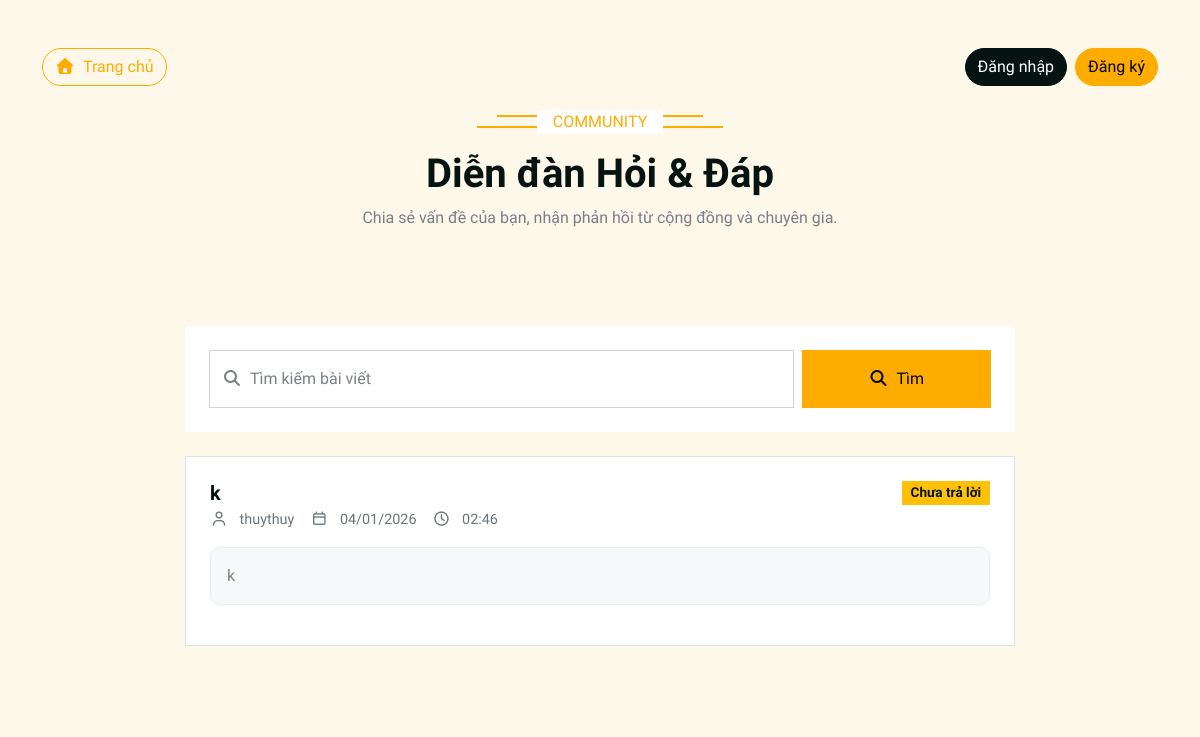
Before: /forum/ with the older database file.
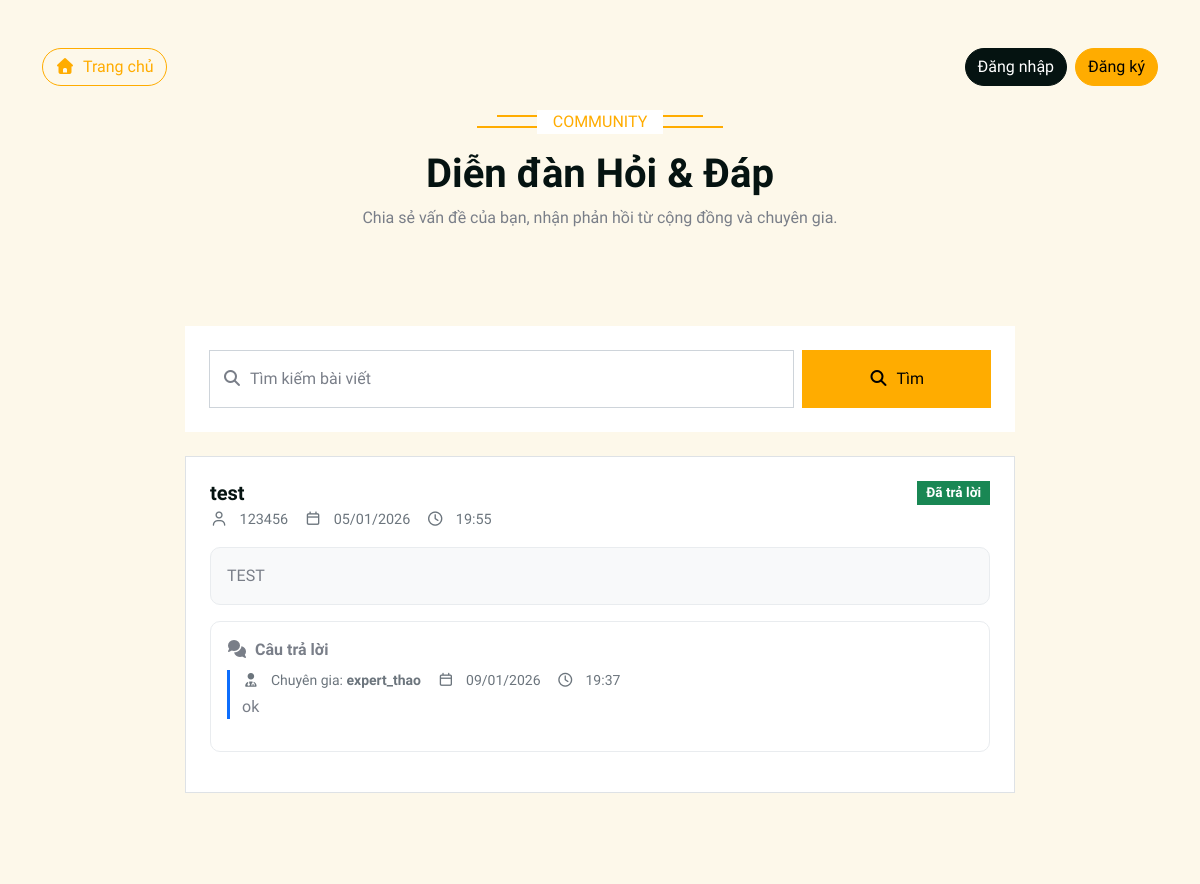
After: the same page with the newer database file.
### models.py (models this page shows)
class Post(Base):
    __tablename__ = "posts"
    id: Mapped[int] = mapped_column(primary_key=True)
    title: Mapped[str] = mapped_column(String)
    content: Mapped[str] = mapped_column(Text)
    user_id: Mapped[int] = mapped_column(ForeignKey("users.id"))
    tag: Mapped[str] = mapped_column(String, default="unanswered")
    created_at: Mapped[DateTime] = mapped_column(DateTime, server_default=func.now())
    author = relationship("User", back_populates="posts")
    answers = relationship("Answer", back_populates="post")

class User(Base):
    __tablename__ = "users"
    id: Mapped[int] = mapped_column(primary_key=True)
    username: Mapped[str] = mapped_column(String, unique=True)
    password: Mapped[str] = mapped_column(String)
    role: Mapped[str] = mapped_column(String, default="student")
    status_tag: Mapped[str | None] = mapped_column(String, nullable=True)
    chat_opt_in: Mapped[bool] = mapped_column(Boolean, default=False)
    last_seen = Column(DateTime, default=func.now())
    is_online = Column(Boolean, default=False)
    posts = relationship("Post", back_populates="author")
    answers = relationship("Answer", back_populates="expert")
    expert_profile = relationship("ExpertProfile",uselist=False,back_populates="user", foreign_keys="ExpertProfile.user_id"
    )
    student_profile = relationship("StudentProfile", uselist=False, back_populates="user")

class Answer(Base):
    __tablename__ = "answers"
    id: Mapped[int] = mapped_column(primary_key=True)
    content: Mapped[str] = mapped_column(Text)
    expert_id: Mapped[int] = mapped_column(ForeignKey("users.id"))
    post_id: Mapped[int] = mapped_column(ForeignKey("posts.id"))
    created_at: Mapped[DateTime] = mapped_column(DateTime, server_default=func.now())
    expert = relationship("User", back_populates="answers")
    post = relationship("Post", back_populates="answers")

### loginforum/forum.py (the view)
@forum.route("/")
def show_forum():
    conn = get_db()
    posts = conn.execute(
        "SELECT posts.*, users.username FROM posts JOIN users ON posts.user_id = users.id ORDER BY created_at DESC"
    ).fetchall()
    posts_with_answers = []
    for post in posts:
        answers = conn.execute(
            "SELECT answers.*, users.username AS expert_username "
            "FROM answers JOIN users ON answers.expert_id = users.id "
            "WHERE post_id=?",
            (post["id"],)
        ).fetchall()
        post_dict = dict(post)
        vn_dt = to_vn_time(post_dict.get("created_at"))
        if vn_dt:
            post_dict["created_date"] = vn_dt.strftime("%d/%m/%Y")
            post_dict["created_time"] = vn_dt.strftime("%H:%M")
        else:
            post_dict["created_date"] = ""
            post_dict["created_time"] = ""
        ans_list = []
        for a in answers:
            a_dict = dict(a)
            vn_a = to_vn_time(a_dict.get("created_at"))
            if vn_a:
                a_dict["created_date"] = vn_a.strftime("%d/%m/%Y")
                a_dict["created_time"] = vn_a.strftime("%H:%M")
            else:
                a_dict["created_date"] = ""
                a_dict["created_time"] = ""
            ans_list.append(a_dict)
        post_dict["answers"] = ans_list
        posts_with_answers.append(post_dict)
    return render_template("forum.html", posts=posts_with_answers)

### db.py (called while the page is built)
def get_db():
    if "db" not in g:
        g.db = sqlite3.connect(
            DATABASE,
            detect_types=sqlite3.PARSE_DECLTYPES,
            timeout=10  # chờ nếu database đang bị lock
        )
        g.db.row_factory = sqlite3.Row
    return g.db

### loginforum/forum.py (called while the page is built)
def to_vn_time(value):
    if value is None:
        return None
    if isinstance(value, str):
        s = value.strip()
        for fmt in ("%Y-%m-%d %H:%M:%S.%f", "%Y-%m-%d %H:%M:%S", "%Y-%m-%dT%H:%M:%S.%f", "%Y-%m-%dT%H:%M:%S"):
            try:
                dt = datetime.strptime(s, fmt)
                break
            except ValueError:
                dt = None
        if dt is None:
            return None
    else:
        dt = value
    if dt.tzinfo is None:
        dt = dt.replace(tzinfo=ZoneInfo("UTC"))
    return dt.astimezone(VN_TZ)

### loginforum/htmltemplates/forum.html (shortened to what the changed rows need)
<!DOCTYPE html>
<html lang="vi">
<head>
    <link href="https://cdnjs.cloudflare.com/ajax/libs/font-awesome/7.0.0/css/all.min.css" rel="stylesheet">
    <link href="https://cdn.jsdelivr.net/npm/bootstrap-icons@1.4.1/font/bootstrap-icons.css" rel="stylesheet">
    <link href="{{ url_for('static', filename='lib/animate/animate.min.css') }}" rel="stylesheet">
    <link href="{{ url_for('static', filename='lib/owlcarousel/assets/owl.carousel.min.css') }}" rel="stylesheet">
    <link href="{{ url_for('static', filename='css/bootstrap.min.css') }}" rel="stylesheet">
    <link href="{{ url_for('static', filename='css/style.css') }}" rel="stylesheet">
</head>
<body class="bg-light">
<div class="container-fluid py-5">
    <div class="container">
        <div class="text-center mx-auto mb-4" style="max-width: 750px;">
            <h1 class="display-6 mb-2">Diễn đàn Hỏi & Đáp</h1>
        </div>
        <div class="row justify-content-center">
            <div class="col-lg-10">
                <div class="bg-light rounded p-4 p-md-5 forum-card">
                    {% if posts %}
                        {% for post in posts %}
                        <div class="p-4 bg-white rounded border mb-3" id="post-{{ post.id if post.id else post['id'] }}">
                            <div class="d-flex flex-wrap align-items-center justify-content-between gap-2 mb-1">
                                <h5 class="mb-0">{{ post.title if post.title else post['title'] }}</h5>
                                {% set tag_value = (post.tag if post.tag else post['tag']) or 'unanswered' %}
                                {% if tag_value == 'answered' %}
                                    <span class="badge bg-success post-badge">Đã trả lời</span>
                                {% else %}
                                    <span class="badge bg-warning text-dark post-badge">Chưa trả lời</span>
                                {% endif %}
                            </div>
                            <div class="post-meta d-flex flex-wrap gap-3 mb-3">
                                <span>
                                    <i class="fa-regular fa-user me-2"></i>
                                    {{ post.username if post.username else post['username'] }}
                                </span>
                                <span>
                                    <i class="fa-regular fa-calendar me-2"></i>
                                    {{ post.created_date if post.created_date else post['created_date'] }}
                                </span>
                                <span>
                                    <i class="fa-regular fa-clock me-2"></i>
                                    {{ post.created_time if post.created_time else post['created_time'] }}
                                </span>
                            </div>
                            <div class="post-body p-3 mb-3">
                                <div class="post-content">{{- (post.content if post.content else post['content'])|trim -}}</div>
                            </div>
                            {% if post.answers and post.answers|length > 0 %}
                                <div class="reply-box p-3 mb-3">
                                    <div class="fw-bold mb-2">
                                        <i class="fa-solid fa-comments me-2"></i>Câu trả lời
                                    </div>
                                    {% for a in post.answers %}
                                    <div class="answer-item mb-3">
                                        <div class="small text-muted mb-1 d-flex flex-wrap gap-3">
                                            <span>
                                                <i class="fa-solid fa-user-doctor me-2"></i>
                                                Chuyên gia:
                                                <b>{{ a.expert_username if a.expert_username else a['expert_username'] }}</b>
                                            </span>
                                            <span>
                                                <i class="fa-regular fa-calendar me-2"></i>
                                                {{ a.created_date if a.created_date else a['created_date'] }}
                                            </span>
                                            <span>
                                                <i class="fa-regular fa-clock me-2"></i>
                                                {{ a.created_time if a.created_time else a['created_time'] }}
                                            </span>
                                        </div>
                                        <div class="post-content">
                                            {{- (a.content if a.content else a['content'])|trim -}}
                                        </div>
                                    </div>
                                {% endfor %}
                                </div>
                            {% endif %}
                        </div>
                        {% endfor %}
                    {% else %}
                        <div class="alert alert-info text-center">
                            Chưa có bài viết nào.
                        </div>
                    {% endif %}
                </div>
            </div>
        </div>
    </div>
</div>
</body>
</html>

Changed rows visible on the page:
removed Post: title "k", tag "Chưa trả lời", username "thuythuy", created_date "04/01/2026", created_time "02:46", content "k"
added Post: title "test", tag "Đã trả lời", username "123456", created_at "05/01/2026", created_time "19:55", content "TEST"
added Answer: username "expert_thao", created_at "09/01/2026", created_time "19:37", content "ok"
